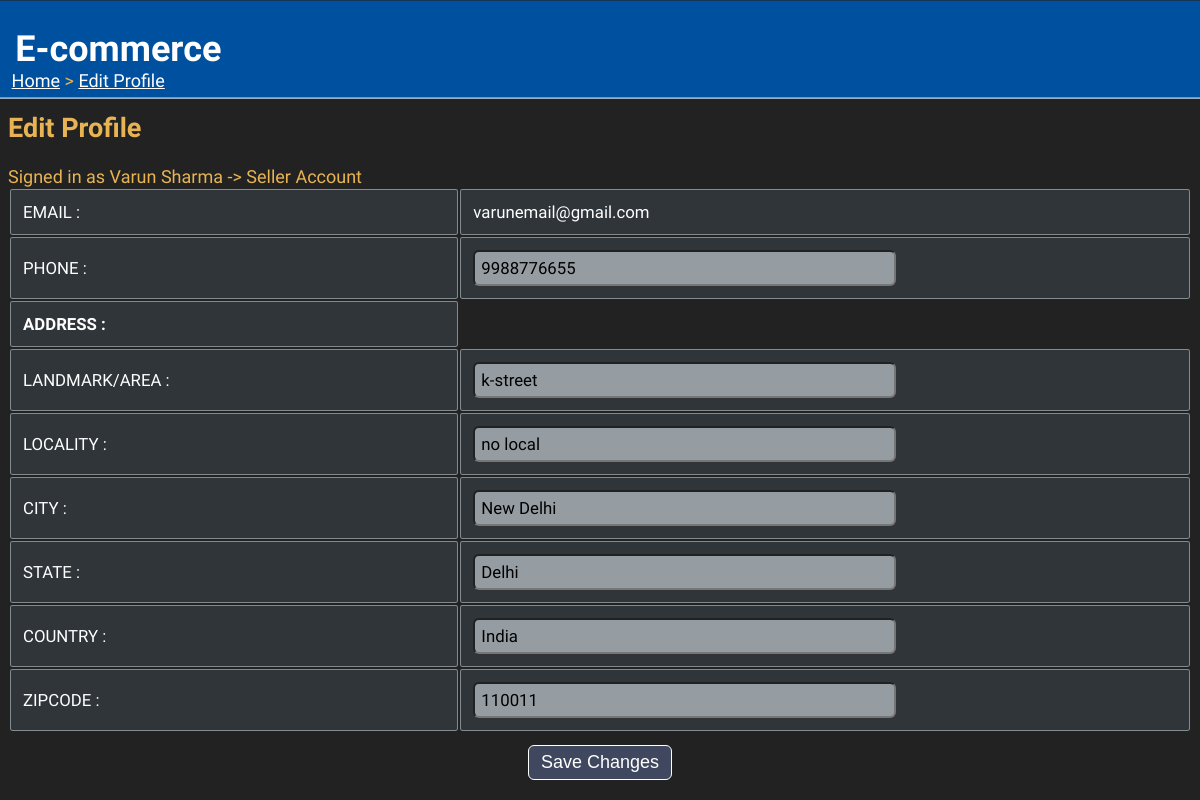
The app's page /editprofile/ (signed in) with its own data.
### tables this page shows
CREATE TABLE "seller"(
sellID varchar(10) PRIMARY KEY,
name varchar(30) NOT NULL,
email varchar(30) UNIQUE,
phone varchar(13) NOT NULL,
area varchar(20) NOT NULL,
locality varchar(20) NOT NULL,
city varchar(20) NOT NULL,
state varchar(20) NOT NULL,
country varchar(20) NOT NULL,
zipcode varchar(6) NOT NULL,
password varchar(20) NOT NULL);

### appliction.py (the view)
@application.route("/editprofile/", methods=["POST", "GET"])
def edit_profile():
    if 'userid' not in session:
        return redirect(url_for('home'))
    if request.method=="POST":
        data = request.form
        update_details(data, session['userid'], session['type'])
        return redirect(url_for('view_profile', id=session['userid']))
    if request.method=="GET":
        userid = session["userid"]
        type = session["type"]
        det, _ = fetch_details(userid, type)
        det = det[0]
        return render_template("edit_profile.html",
                                type=type,
                                name=det[1],
                                email=det[2],
                                phone=det[3],
                                area=det[4],
                                locality=det[5],
                                city=det[6],
                                state=det[7],
                                country=det[8],
                                zip=det[9])

### dbaccess.py (called while the page is built)
def fetch_details(userid, type):
    conn = sqlite3.connect("onlineshop.db")
    cur = conn.cursor()
    if type=="Customer":
        a = cur.execute("SELECT * FROM customer WHERE custID=?", (userid,))
        a = list(a)
        b = []
    elif type=="Seller":
        a = cur.execute("SELECT * FROM seller WHERE sellID=?", (userid,))
        a = list(a)
        b = cur.execute("SELECT DISTINCT(category) from product WHERE sellID=?", (userid,))
        b = [i[0] for i in b ]
    conn.close()
    return a, b

### templates/edit_profile.html (shortened to what this page needs)
<html>
<head>
  <link rel="stylesheet" href="{{url_for('static', filename='main.css')}}">
</head>
<body>
  <div class="sticky">
    <h1>E-commerce</h1>
  </div>
  <div class="nav">
    <p><a href="/">Home</a> > <a href="">Edit Profile</a></p>
  </div>
  <h2>Edit Profile</h2>
  Signed in as {{name}} -> {{type}} Account
  <form action="" method="POST" onsubmit="return validateForm()">
  <table>
    <tr>
      <td>EMAIL :</td><td>{{email}}</td>
    </tr>
    <tr>
      <td>PHONE :</td><td><input type="tel" name="phone" value="{{phone}}" id="phone"></td>
    </tr>
    <tr>
      <td><b>ADDRESS :</b></td>
    </tr>
    <tr>
      <td>LANDMARK/AREA :</td><td><input type="text" name="area" value="{{area}}" class="address"></td>
    </tr>
    <tr>
      <td>LOCALITY :</td><td><input type="text" name="locality" value="{{locality}}" class="address"></td>
    </tr>
    <tr>
      <td>CITY :</td><td><input type="text" name="city" value="{{city}}" class="place"></td>
    </tr>
    <tr>
      <td>STATE :</td><td><input type="text" name="state" value="{{state}}" class="place"></td>
    </tr>
    <tr>
      <td>COUNTRY :</td><td><input type="text" name="country" value="{{country}}" class="place"></td>
    </tr>
    <tr>
      <td>ZIPCODE :</td><td><input type="text" name="zip" value="{{zip}}" id="zip"></td>
    </tr>
  </table>
  <input type="submit" value="Save Changes" style="display:block; margin-left:auto; margin-right:auto; margin-top:1vw;">
</form>
</body>
</html>

### static/main.css (style rules this page uses)
div.sticky { position: -webkit-sticky; position: sticky; top: 0.2px; margin: -0.7vw; background-color: #0050a0; color: white; padding: 0.3vw; font-size: 1.5vw; border-bottom: 1px solid white; font-family: 'Acme'; }
div.sticky h1 { padding-left:1vw; }
body { font-family:'K2D'; font-size: 1.5vw; background-image: url('background2.jpg'); background-size: cover; background-repeat: no-repeat; background-attachment: fixed; color: rgb(232, 180, 83); max-width: 100%; overflow-x: hidden; }
div.nav { position: fixed; display: block; top: 5vw; margin:-0.7vw; padding-left:1vw; border:none; overflow: hidden; }
div.nav a { text-decoration: underline; color: white; }
input[type=text], input[type=email], input[type=password],input[type=tel], input[type=search], input[type=number],select, textarea { font-family: inherit; background-color: rgba(240, 248, 255, 0.534); border-radius: 0.5vw; width: 60%; font-size: 1.4vw; padding:0.5vw; }
input[type=submit] { cursor: pointer; font-size: 1.5vw; padding: 0.5vw 1vw 0.5vw 1vw; border-radius: 0.5vw; color: white; background-color: rgba(74, 87, 116, 0.747); border: 1px solid white; }
table { width: 100%; font-size: 1.4vw; }
td { border: 1px solid rgba(187, 203, 207, 0.589); border-radius: 0.2vw; padding:1vw; text-align: left; background-color: rgba(60, 71, 80, 0.521); color: white; word-wrap: break-word; }
a { text-decoration: underline; color: white; }

### records on screen
seller: name "Varun Sharma", email "varunemail@gmail.com", phone "9988776655", area "k-street", locality "no local", city "New Delhi", state "Delhi", country "India", zip "110011"

### other values on screen
{{ type }} "Seller"
